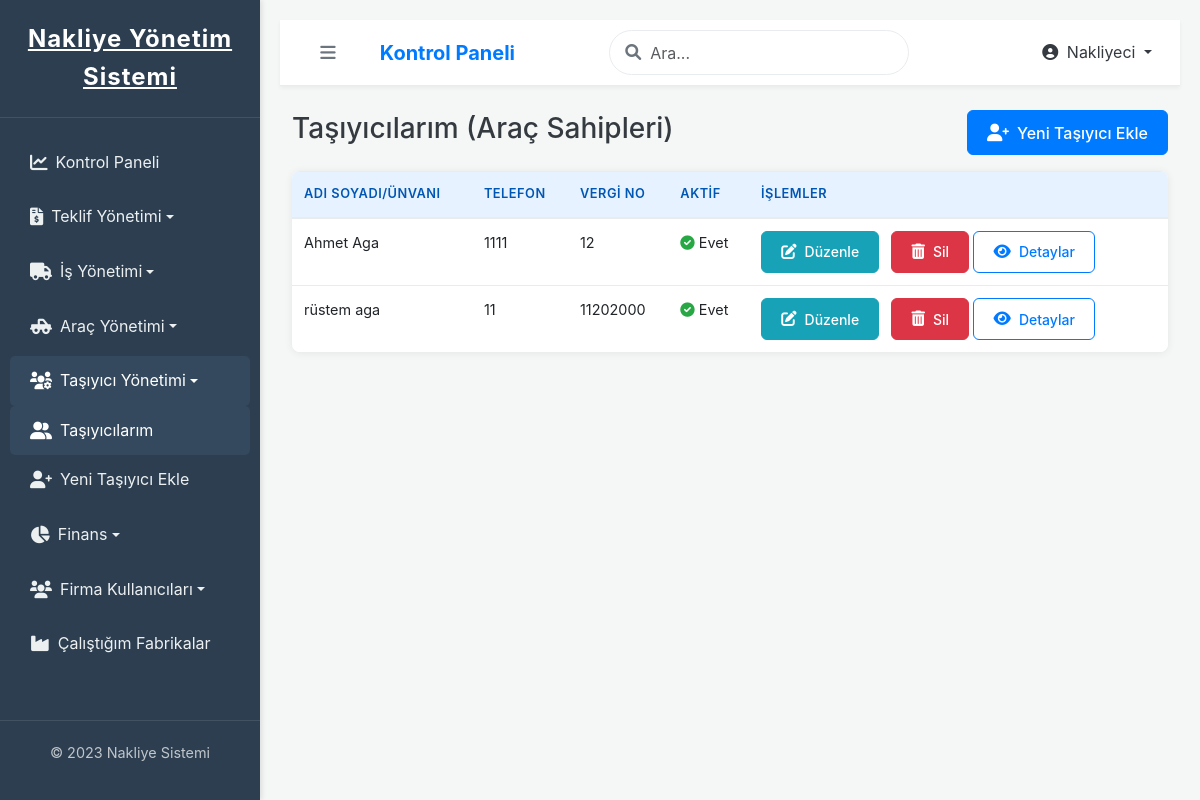
The page /nakliyeci/tasiyicilar/ (signed in) on the database its author committed.
### ana_uygulama/models.py (models this page shows, shortened)
class CustomUser(AbstractUser):
    company = models.ForeignKey(Company, on_delete=models.SET_NULL, null=True, blank=True, verbose_name="Bağlı Olduğu Firma")
    class Meta:
        verbose_name = "Kullanıcı"
        verbose_name_plural = "Kullanıcılar"

class Carrier(models.Model):
    IDENTITY_DOCUMENT_CHOICES = [
        ('TCKN', 'T.C. Kimlik Numarası'),
        ('VERGI_NO', 'Vergi Kimlik Numarası'),
        ('PASAPORT', 'Pasaport Numarası'),
    ]
    managed_by_shipper = models.ForeignKey(
        'Company', # String olarak referans vermek sıralama sorunlarını azaltır
        on_delete=models.CASCADE, # Nakliyeci firma silinirse, yönettiği taşıyıcılar da silinir.
        limit_choices_to={'company_type': 'NAKLIYECI'}, # Sadece NAKLIYECI tipindeki şirketleri seçilebilir yap
        related_name='managed_carriers',
        verbose_name="Yöneten Nakliyeci Firma"
    )
    full_name = models.CharField(max_length=255, verbose_name="Adı Soyadı / Firma Ünvanı")
    phone = models.CharField(max_length=20, blank=True, null=True, verbose_name="Telefon Numarası")
    email = models.EmailField(blank=True, null=True, verbose_name="E-posta Adresi")
    address = models.TextField(blank=True, null=True, verbose_name="Adres")
    tax_id_number = models.CharField(max_length=20, blank=True, null=True, verbose_name="Vergi Numarası / TC Kimlik No")
    tax_plate_document = models.FileField(
        upload_to='carrier_documents/tax_plates/',
        blank=True,
        null=True,
        verbose_name="Vergi Levhası",
        validators=[FileExtensionValidator(allowed_extensions=['pdf', 'jpg', 'jpeg', 'png'])]
    )
    identity_document_type = models.CharField(
        max_length=10,
        choices=IDENTITY_DOCUMENT_CHOICES,
        default='TCKN',
        verbose_name="Kimlik Belgesi Tipi"
    )
    identity_document_number = models.CharField(max_length=50, blank=True, null=True, verbose_name="Kimlik Belgesi Numarası")
    identity_document_image = models.FileField(
        upload_to='carrier_documents/identity_documents/',
        blank=True,
        null=True,
        verbose_name="Kimlik Belgesi Görseli",
        validators=[FileExtensionValidator(allowed_extensions=['pdf', 'jpg', 'jpeg', 'png'])]
    )
    driving_license_number = models.CharField(max_length=50, blank=True, null=True, verbose_name="Ehliyet Numarası")
    license_expiry_date = models.DateField(blank=True, null=True, verbose_name="Ehliyet Geçerlilik Tarihi") # Ehliyetin son geçerlilik tarihi
    driving_license_image = models.FileField(
        upload_to='carrier_documents/driving_licenses/',
        blank=True,
        null=True,
        verbose_name="Ehliyet Görseli",
        validators=[FileExtensionValidator(allowed_extensions=['pdf', 'jpg', 'jpeg', 'png'])]
    )
    is_active = models.BooleanField(default=True, verbose_name="Aktif mi?")
    created_at = models.DateTimeField(auto_now_add=True)
    updated_at = models.DateTimeField(auto_now=True)
    class Meta:
        verbose_name = "Taşıyıcı (Araç Sahibi)"
        verbose_name_plural = "Taşıyıcılar (Araç Sahipleri)"
        ordering = ['full_name']

### ana_uygulama/views.py (the view)
# urls.py: path('nakliyeci/tasiyicilar/', views.carrier_list_nakliyeci_view, name='carrier_list_nakliyeci_view'),
@login_required
def carrier_list_nakliyeci_view(request):
    if not request.user.company or request.user.company.company_type != 'NAKLIYECI':
        messages.error(request, "Bu sayfaya erişim izniniz yok.")
        return redirect('ana_uygulama:dashboard')
    carriers = Carrier.objects.filter(managed_by_shipper=request.user.company).order_by('full_name')
    context = {
        'carriers': carriers,
        'page_title': "Taşıyıcılar"
    }
    return render(request, 'ana_uygulama/nakliyeci/carrier_list.html', context)

### ana_uygulama/templates/ana_uygulama/nakliyeci/carrier_list.html (shortened to what this page needs)
{% extends "base.html" %}
{% block content %}
    <div class="d-flex justify-content-between align-items-center mb-3">
        <h3>Taşıyıcılarım (Araç Sahipleri)</h3>
        <a href="{% url 'ana_uygulama:carrier_create_nakliyeci_view' %}" class="btn btn-primary"><i class="fas fa-user-plus"></i> Yeni Taşıyıcı Ekle</a>
    </div>
    {% if carriers %}
        <table class="table table-hover">
            <thead><tr><th>Adı Soyadı/Ünvanı</th><th>Telefon</th><th>Vergi No</th><th>Aktif</th><th>İşlemler</th></tr></thead>
            <tbody>
            {% for carrier_item in carriers %}
                <tr>
                    <td>{{ carrier_item.full_name }}</td>
                    <td>{{ carrier_item.phone|default:"-" }}</td>
                    <td>{{ carrier_item.tax_id_number|default:"-" }}</td>
                    <td>{% if carrier_item.is_active %}<i class="fas fa-check-circle text-success"></i> Evet{% else %}<i class="fas fa-times-circle text-danger"></i> Hayır{% endif %}</td>
                    <td>
                        <a href="{% url 'ana_uygulama:carrier_update_nakliyeci_view' pk=carrier_item.id %}" class="btn btn-sm btn-info me-2" title="Düzenle"><i class="fas fa-edit"></i>Düzenle</a>
                        <a href="{% url 'ana_uygulama:carrier_delete_nakliyeci_view' pk=carrier_item.id %}" class="btn btn-sm btn-danger" title="Sil" onclick="return confirm('Bu taşıyıcıyı silmek istediğinize emin misiniz?')"><i class="fas fa-trash-alt"></i>Sil</a>
                        <a href="{% url 'ana_uygulama:carrier_detail_nakliyeci_view' pk=carrier_item.id %}" class="btn btn-sm btn-outline-primary me-3" title="Detaylar"><i class="fas fa-eye"></i>Detaylar</a>
                    </td>
                </tr>
            {% endfor %}
            </tbody>
        </table>
    {% else %}
        <p>Kayıtlı taşıyıcınız bulunmamaktadır.</p>
    {% endif %}
{% endblock %}

### templates/base.html (shortened to what this page needs)
{% load static %}
<!DOCTYPE html>
<html lang="tr">
<head>
    <link href="https://cdn.jsdelivr.net/npm/bootstrap@5.3.0/dist/css/bootstrap.min.css" rel="stylesheet">
    <link rel="stylesheet" href="https://cdnjs.cloudflare.com/ajax/libs/font-awesome/6.0.0-beta3/css/all.min.css">
    <link href="https://cdn.jsdelivr.net/npm/select2@4.1.0-rc.0/dist/css/select2.min.css" rel="stylesheet" />
    <link href="https://cdn.jsdelivr.net/npm/select2-bootstrap-5-theme@1.3.0/dist/select2-bootstrap-5-theme.min.css" rel="stylesheet" />
    <link rel="stylesheet" href="{% static 'css/style.css' %}?v=1.1">
</head>
<body>
    <div class="page-container">
        <nav id="sidebar" class="sidebar">
            <div class="sidebar-header">
                <a href="{% url 'ana_uygulama:dashboard' %}" class="logo-text">Nakliye Yönetim Sistemi</a>
            </div>
            <ul class="sidebar-menu">
                <li class="menu-item">
                    <a href="{% url 'ana_uygulama:dashboard' %}" class="menu-link {% if request.resolver_match.url_name == 'dashboard' %}active{% endif %}">
                        <i class="fas fa-chart-line me-2"></i> Kontrol Paneli
                    </a>
                </li>
                {% if request.user.is_authenticated and request.user.company.company_type == 'NAKLIYECI' %}
                <li class="menu-item">
                    <a href="#quoteSubmenu" data-bs-toggle="collapse" aria-expanded="false" class="menu-link dropdown-toggle ">
                        <i class="fas fa-file-invoice-dollar me-2"></i> Teklif Yönetimi
                    </a>
                </li>
                <li class="menu-item">
                    <a href="#shipmentSubmenu" data-bs-toggle="collapse" aria-expanded="false" class="menu-link dropdown-toggle ">
                        <i class="fas fa-truck me-2"></i> İş Yönetimi
                    </a>
                </li>
                <li class="menu-item">
                    <a href="#vehicleSubmenu" data-bs-toggle="collapse" aria-expanded="false" class="menu-link dropdown-toggle ">
                        <i class="fas fa-truck-pickup me-2"></i> Araç Yönetimi
                    </a>
                </li>
                <li class="menu-item">
                    <a href="#carrierSubmenu" data-bs-toggle="collapse" aria-expanded="false" class="menu-link dropdown-toggle {% if request.resolver_match.url_name == 'carrier_list_nakliyeci_view' or request.resolver_match.url_name == 'carrier_create_nakliyeci_view' or request.resolver_match.url_name == 'carrier_detail_nakliyeci_view' or request.resolver_match.url_name == 'carrier_update_nakliyeci_view' %}active{% endif %}">
                        <i class="fas fa-users-cog me-2"></i> Taşıyıcı Yönetimi
                    </a>
                    <ul class="collapse list-unstyled" id="carrierSubmenu">
                        <li>
                            <a href="{% url 'ana_uygulama:carrier_list_nakliyeci_view' %}" class="menu-link sub-menu-link {% if request.resolver_match.url_name == 'carrier_list_nakliyeci_view' %}active{% endif %}">
                                <i class="fas fa-user-friends me-2"></i> Taşıyıcılarım
                            </a>
                        </li>
                        <li>
                            <a href="{% url 'ana_uygulama:carrier_create_nakliyeci_view' %}" class="menu-link sub-menu-link {% if request.resolver_match.url_name == 'carrier_create_nakliyeci_view' %}active{% endif %}">
                                <i class="fas fa-user-plus me-2"></i> Yeni Taşıyıcı Ekle
                            </a>
                        </li>
                    </ul>
                </li>
                <li class="menu-item">
                    <a href="#financeNakliyeciSubmenu" data-bs-toggle="collapse" aria-expanded="false" class="menu-link dropdown-toggle ">
                        <i class="fas fa-chart-pie me-2"></i> Finans
                    </a>
                </li>
                <li class="menu-item">
                    <a href="#companyUserNakliyeciSubmenu" data-bs-toggle="collapse" aria-expanded="false" class="menu-link dropdown-toggle ">
                        <i class="fas fa-users me-2"></i> Firma Kullanıcıları
                    </a>
                </li>
                <li class="menu-item">
                    <a href="{% url 'ana_uygulama:company_list_for_nakliyeci_view' %}" class="menu-link ">
                        <i class="fas fa-industry me-2"></i> Çalıştığım Fabrikalar
                    </a>
                </li>
                {% endif %}
            </ul>
            <div class="sidebar-footer">
                <p>&copy; 2023 Nakliye Sistemi</p>
            </div>
        </nav>
        <div class="main-content" id="main-content">
            <nav class="navbar navbar-expand-lg">
                <button type="button" id="sidebarCollapse" class="btn btn-outline-secondary me-3">
                    <i class="fas fa-bars"></i>
                </button>
                <a class="navbar-brand me-auto" href="{% url 'ana_uygulama:dashboard' %}">Kontrol Paneli</a>
                <div class="search-box me-3">
                    <span class="search-icon"><i class="fas fa-search"></i></span>
                    <input type="text" class="form-control" id="global-search-input" placeholder="Ara...">
                </div>
                <ul class="navbar-nav ms-auto">
                    <li class="nav-item dropdown">
                        <a class="nav-link dropdown-toggle" href="#" id="navbarDropdown" role="button" data-bs-toggle="dropdown" aria-expanded="false">
                            <i class="fas fa-user-circle me-1"></i> {{ request.user.first_name|default:request.user.username }}
                        </a>
                    </li>
                </ul>
            </nav>
            <div class="container-fluid mt-4">
                {% block content %}{% endblock %}
            </div>
        </div>
    </div>
</body>
</html>

### ana_uygulama/static/css/style.css (style rules this page uses)
:root { --primary-color: #007bff; --primary-dark: #0056b3; --primary-light: #e6f2ff; --secondary-color: #6c757d; --accent-color: #e74c3c; --success-color: #28a745; --info-color: #17a2b8; --warning-color: #ffc107; --danger-color: #dc3545; --text-dark: #343a40; --text-muted: #6c757d; --card-bg: #ffffff; --border-color: #e9ecef; --shadow-light: rgba(0, 0, 0, 0.08); --shadow-medium: rgba(0, 0, 0, 0.12); --sidebar-bg: #2c3e50; --sidebar-text: #ecf0f1; --header-height: 65px; --sidebar-width: 260px; --transition-speed: 0.3s; }
body { font-family: 'Inter', sans-serif; margin: 0; background-color: #f0f2f5; color: var(--text-dark); line-height: 1.6; -webkit-font-smoothing: antialiased; -moz-osx-font-smoothing: grayscale; }
.page-container { display: flex; min-height: 100vh; }
.sidebar { width: var(--sidebar-width); background-color: var(--sidebar-bg); color: var(--sidebar-text); display: flex; flex-direction: column; position: fixed; left: 0; top: 0; bottom: 0; box-shadow: 2px 0 10px rgba(0,0,0,0.15); transition: width var(--transition-speed) ease; z-index: 1000; }
.sidebar-header { padding: 20px; text-align: center; border-bottom: 1px solid rgba(var(--sidebar-text), 0.1); }
.sidebar-header .logo-text { font-size: 1.6em; font-weight: bold; letter-spacing: 1px; }
.main-content { flex-grow: 1; padding-left: var(--sidebar-width); display: flex; flex-direction: column; transition: padding-left var(--transition-speed) ease; min-width: 0; }
.btn { display: inline-flex; align-items: center; justify-content: center; padding: 10px 20px; border: 1px solid transparent; border-radius: 5px; cursor: pointer; font-size: 1em; font-weight: 500; text-decoration: none; transition: background-color var(--transition-speed) ease, border-color var(--transition-speed) ease, color var(--transition-speed) ease, box-shadow var(--transition-speed) ease; }
.btn i { margin-right: 8px; font-size: 1.1em; }
.btn-primary { background-color: var(--primary-color); border-color: var(--primary-color); color: white; }
.btn-danger { background-color: var(--danger-color); border-color: var(--danger-color); color: white; }
.btn-info { background-color: var(--info-color); border-color: var(--info-color); color: white; }
.btn-outline-primary { color: var(--primary-color); border-color: var(--primary-color); background-color: transparent; }
.btn-sm { padding: 0.3rem 0.6rem; font-size: 0.875rem; border-radius: 0.2rem; }
table { width: 100%; border-collapse: collapse; margin-bottom: 25px; box-shadow: 0 1px 8px rgba(0,0,0,0.07); background-color: var(--card-bg); border-radius: 8px; overflow: hidden; }
table th, table td { border-bottom: 1px solid var(--border-color); padding: 12px 18px; text-align: left; font-size: 0.9em; color: var(--text-dark); }
table th { background-color: #f8f9fa; color: var(--text-dark); font-weight: 600; text-transform: uppercase; font-size: 0.8em; letter-spacing: 0.5px; }
table tr:last-child td { border-bottom: none; }
table td a { color: var(--primary-color); text-decoration: none; font-weight: 500; transition: color var(--transition-speed) ease; }
.d-flex { display: flex !important; }
.justify-content-between { justify-content: space-between !important; }
.align-items-center { align-items: center !important; }
.mb-3 { margin-bottom: 1rem !important; }
.mt-4 { margin-top: 1.5rem !important; }
.ms-auto { margin-left: auto !important; }
.me-auto { margin-right: auto !important; }
.me-1 { margin-right: 0.25rem !important; }
.me-2 { margin-right: 0.5rem !important; }
.me-3 { margin-right: 1rem !important; }
.text-success { color: var(--success-color) !important; }

### rows shown on the page
CustomUser: user.first_name "Nakliyeci"
Carrier: full_name "Ahmet Aga", phone "1111", tax_id_number "12", is_active True (drawn)
Carrier: full_name "rüstem aga", phone "11", tax_id_number "11202000", is_active True (drawn)
